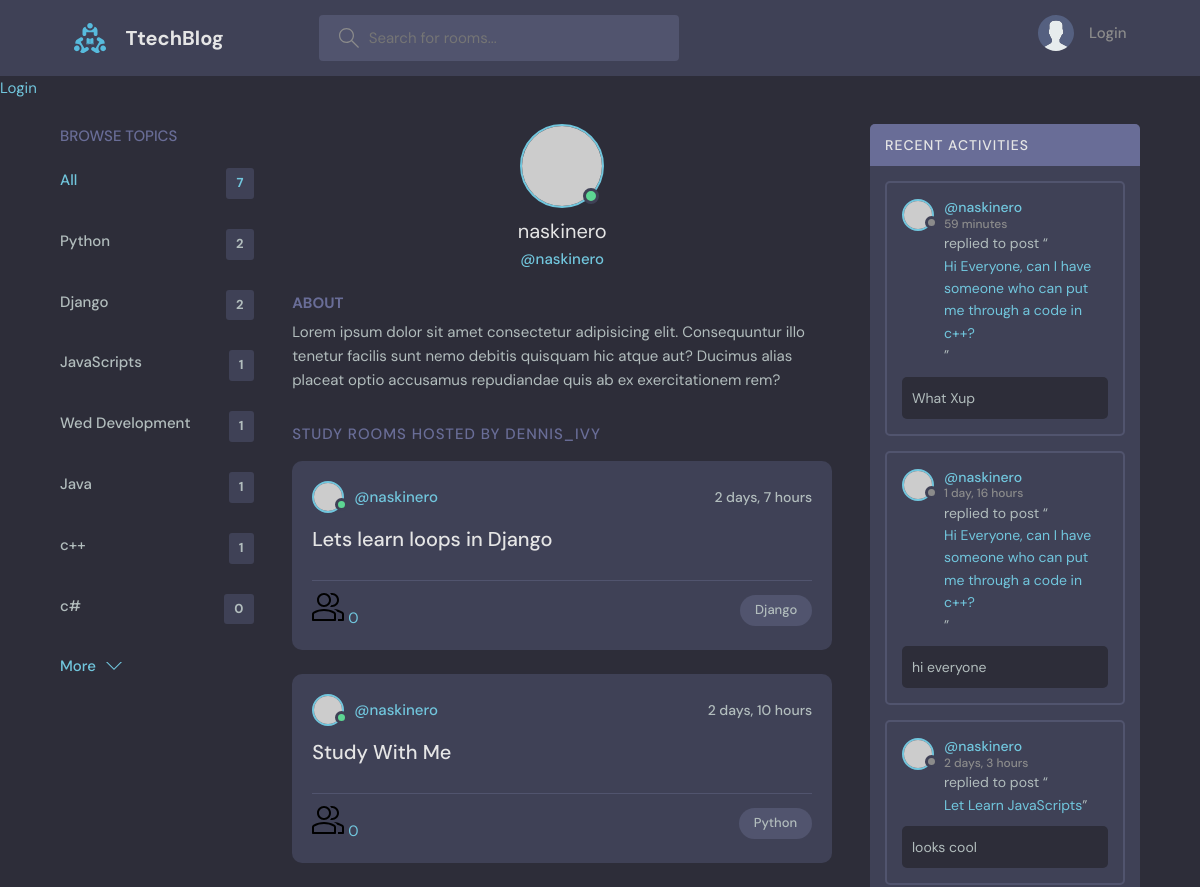
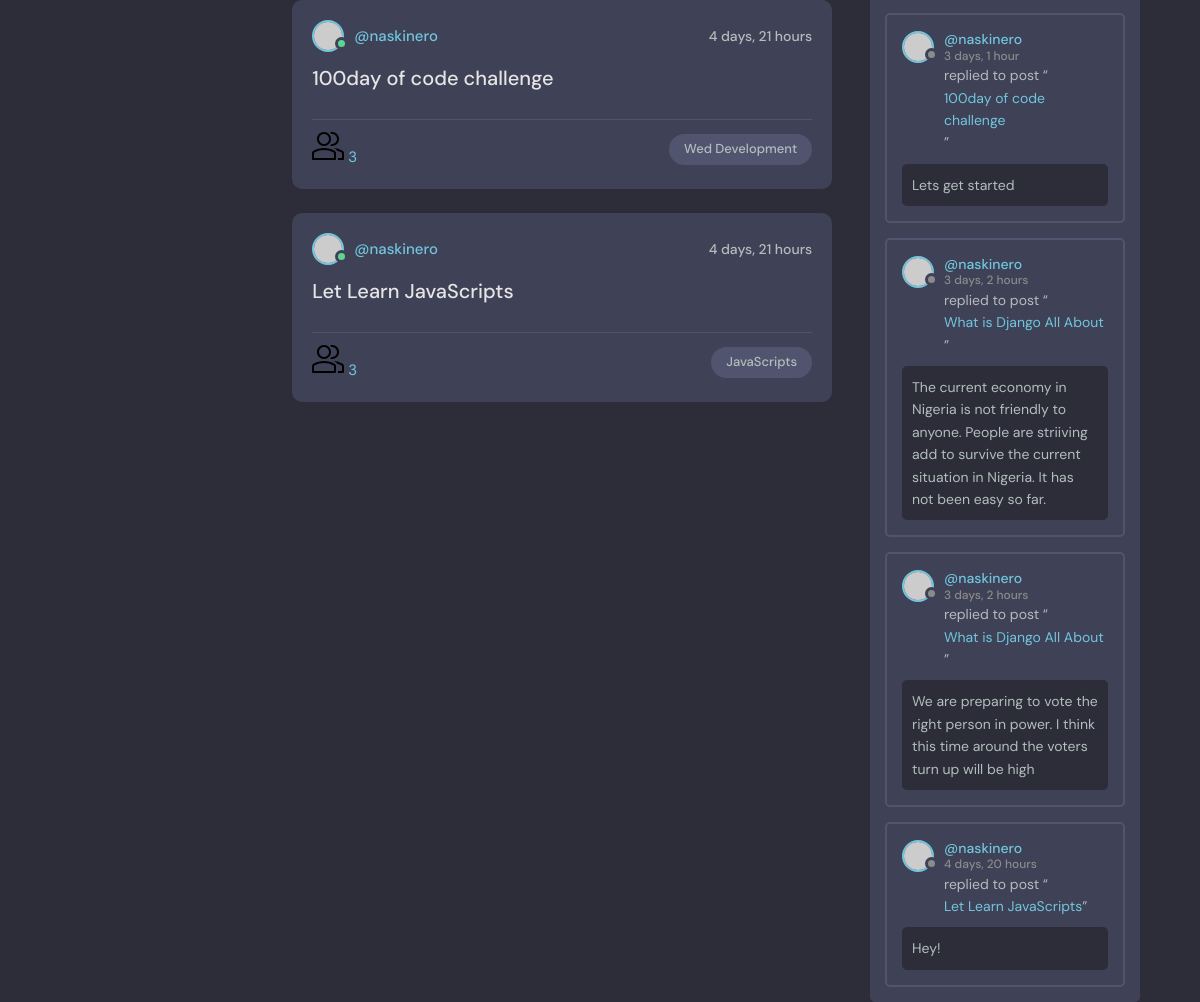
Screenshot of /user-profile/1/ with the database file from the repository (2 pictures, top to bottom).
### pages/models.py (models this page shows, shortened)
class Topic(models.Model):
    name=models.CharField(max_length=255)

class Room(models.Model):
    host=models.ForeignKey(User, on_delete=models.SET_NULL, null=True)
    topic=models.ForeignKey(Topic, on_delete=models.SET_NULL, null=True)
    name=models.CharField(max_length=255)
    description=models.TextField(null=True, blank=True)
    participants=models.ManyToManyField(User, related_name="participants", blank=True)
    updated = models.DateTimeField(auto_now=True)
    created=models.DateTimeField(auto_now_add=True)
    class Meta:
        ordering = ['-updated', '-created']
    def __str__(self):
        return self.name

class Message(models.Model):
    user=models.ForeignKey(User, on_delete=models.CASCADE)
    room=models.ForeignKey(Room, on_delete=models.CASCADE)
    body=models.TextField()
    updated = models.DateTimeField(auto_now=True)
    created=models.DateTimeField(auto_now_add=True)
    class Meta:
        ordering = ['-updated', '-created']
    def __str__(self):
        return self.body[0:50]

### pages/views.py (the view)
# urls.py: path('user-profile/<str:pk>/', views.userProfile, name='user-profile'),
def userProfile(request, pk):
    user=User.objects.get(id=pk)
    rooms=user.room_set.all()
    room_messages=user.message_set.all()
    topics=Topic.objects.all()
    context={'user': user, 'rooms': rooms, 'topics': topics, 'room_messages': room_messages}
    return render(request, 'pages/profile.html', context)

### pages/templates/pages/profile.html (shortened to what this page needs)
{% extends 'main.html' %}
{% block content %}
<main class="profile-page layout layout--3">
  <div class="container">
    <div>
      {% include 'pages/topic_component.html'%}
    </div>
    <div class="roomList">
      <div class="profile">
        <div class="profile__avatar">
          <div class="avatar avatar--large active">
            <img src="https://randomuser.me/api/portraits/men/11.jpg" />
          </div>
        </div>
        <div class="profile__info">
          <h3>{{user.username}}</h3>
          <p>@{{user.username}}</p>
        </div>
        <div class="profile__about">
          <h3>About</h3>
          <p>
            Lorem ipsum dolor sit amet consectetur adipisicing elit. Consequuntur illo tenetur
            facilis sunt nemo debitis quisquam hic atque aut? Ducimus alias placeat optio
            accusamus repudiandae quis ab ex exercitationem rem?
          </p>
        </div>
      </div>
      <div class="roomList__header">
        <div>
          <h2>Study Rooms Hosted by dennis_ivy</a>
          </h2>
        </div>
      </div>
      {% include 'pages/feed_component.html'%}
    </div>
    <div>
      {% include 'pages/activity_component.html' %}
    </div>
  </div>
</main>
{% endblock content %}

### templates/main.html (shortened to what this page needs)
<!DOCTYPE html>
{% load static %}
<html lang="en">
  <head>
    <link rel="stylesheet" href="{% static 'styles/style.css' %}" />
  </head>
  <body>
    {% include 'navbar.html' %}
    {% block content %}
    {% endblock content %}
  </body>
</html>

### templates/navbar.html (shortened to what this page needs)
{% load static %}
<header class="header header--loggedIn">
    <div class="container">
      <a href="{% url 'home' %}" class="header__logo">
        <img src="{% static 'images/logo.svg' %}" />
        <h1>TtechBlog</h1>
      </a>
      <form class="header__search" method="GET" action="{% url 'home' %}">
        <label>
          <input placeholder="Search for rooms..." name='q'/>
        </label>
      </form>
      <nav class="header__menu">
        {% if request.user.is_authenticated %}
        <div class="header__user">
          <a href="{% url 'update-user' %}">
            <div class="avatar avatar--medium active">
              <img src="https://randomuser.me/api/portraits/men/37.jpg" />
            </div>
            <p>{{request.user.username}}<span>@{{ request.user.username}}</span></p>
          </a>
          <button class="dropdown-button">
            <svg version="1.1" xmlns="http://www.w3.org/2000/svg" width="32" height="32" viewBox="0 0 32 32">
              <title>chevron-down</title>
              <path d="M16 21l-13-13h-3l16 16 16-16h-3l-13 13z"></path>
            </svg>
          </button>
        </div>
        {% else %}
        <a href="{% url 'login' %}">
          <img src="{% static 'images/avatar.svg' %}" />
          <p>Login</p>
        </a>
        {% endif %}
      </nav>
    </div>
  </header>
{% if request.user.is_authenticated %}
<p>Hello {{request.user}}</p>
<a href="{% url 'logout' %}"> Logout</a>
{% else %}
<a href="{% url 'login' %}">Login</a>
{% endif %}

### pages/templates/pages/topic_component.html
  <div>
    <div class="topics">
      <div class="topics__header">
        <h2>Browse Topics</h2>
      </div>
      <ul class="topics__list">
        <li>
          <a href="{% url 'home' %}" class="active">All <span>{{topics.count}}</span></a>
        </li>
        {% for topic in topics %}
        <li>
          <a href="{% url 'home' %}?q={{topic.name}}">{{topic.name}}<span>{{topic.room_set.all.count}}</span></a>
        </li>
        {% endfor %}
      </ul>
      <a class="btn btn--link" href="{% url 'topics' %}">
        More
        <svg version="1.1" xmlns="http://www.w3.org/2000/svg" width="32" height="32" viewBox="0 0 32 32">
          <title>chevron-down</title>
          <path d="M16 21l-13-13h-3l16 16 16-16h-3l-13 13z"></path>
        </svg>
      </a>
    </div>
</div>

### pages/templates/pages/feed_component.html (shortened to what this page needs)
{% for room in rooms %}
<div class="roomListRoom">
    <div class="roomListRoom__header">
      <a href="{% url 'user-profile' room.host.id %}" class="roomListRoom__author">
        <div class="avatar avatar--small active">
          <img src="https://randomuser.me/api/portraits/men/11.jpg" />
        </div>
        <span>@{{room.host.username}}</span>
      </a>
      <div class="roomListRoom__actions">
        <span>{{room.created|timesince}}</span>
      </div>
    </div>
    <div class="roomListRoom__content">
      <a href="{% url 'room' room.id %}">{{room.name}}</a>
    </div>
    <div class="roomListRoom__meta">
      <a class="{% url 'room' room.id %}">
       {{room.participants.all.count}}
      </a>
      <p class="roomListRoom__topic">{{room.topic.name}}</p>
    </div>
  </div>
  {% endfor %}

### pages/templates/pages/activity_component.html (shortened to what this page needs)
 <div class="activities">
    <div class="activities__header">
      <h2>Recent Activities</h2>
    </div>
    {% for message in room_messages %}
    <div class="activities__box">
      <div class="activities__boxHeader roomListRoom__header">
        <a href="{% url 'user-profile' message.user.id %}" class="roomListRoom__author">
          <div class="avatar avatar--small">
            <img src="https://randomuser.me/api/portraits/women/11.jpg" />
          </div>
          <p>
            @{{message.user}}
            <span>{{message.created|timesince}}</span>
          </p>
        </a>
      </div>
      <div class="activities__boxContent">
        <p>replied to post “<a href="{% url 'room' message.room.id %}">{{message.room}}</a>”</p>
        <div class="activities__boxRoomContent">
        {{message.body}}
        </div>
      </div>
    </div>
    {% endfor %}
  </div>

### rows the page displays
Topic: name "Python", room_set.all.count "2"
Topic: name "Django", room_set.all.count "2"
Topic: name "JavaScripts", room_set.all.count "1"
Topic: name "Wed Development", room_set.all.count "1"
Topic: name "Java", room_set.all.count "1"
Topic: name "c++", room_set.all.count "1"
Topic: name "c#", room_set.all.count "0"
Room: host.username "naskinero", created "2 days, 7 hours", name "Lets learn loops in Django", participants.all.count "0", topic.name "Django"
Room: host.username "naskinero", created "2 days, 10 hours", name "Study With Me", participants.all.count "0", topic.name "Python"
Room: host.username "naskinero", created "4 days, 21 hours", name "100day of code challenge", participants.all.count "3", topic.name "Wed Development"
Room: host.username "naskinero", created "4 days, 21 hours", name "Let Learn JavaScripts", participants.all.count "3", topic.name "JavaScripts"
Message: user "naskinero", created "59 minutes", room "Hi Everyone, can I have someone who can put me through a code in c++?", body "What Xup"
Message: user "naskinero", created "1 day, 16 hours", room "Hi Everyone, can I have someone who can put me through a code in c++?", body "hi everyone"
Message: user "naskinero", created "2 days, 3 hours", room "Let Learn JavaScripts", body "looks cool"
Message: user "naskinero", created "3 days, 1 hour", room "100day of code challenge", body "Lets get started"
Message: user "naskinero", created "3 days, 2 hours", room "What is Django All About", body "The current economy in Nigeria is not friendly to anyone. People are striiving add to survive the current situation in Nigeria. It has not been easy so far."
Message: user "naskinero", created "3 days, 2 hours", room "What is Django All About", body "We are preparing to vote the right person in power. I think this time around the voters turn up will be high"
Message: user "naskinero", created "4 days, 20 hours", room "Let Learn JavaScripts", body "Hey!"

### other values shown
{{ topics.count }} "7"
{{ user.username }} "naskinero"
